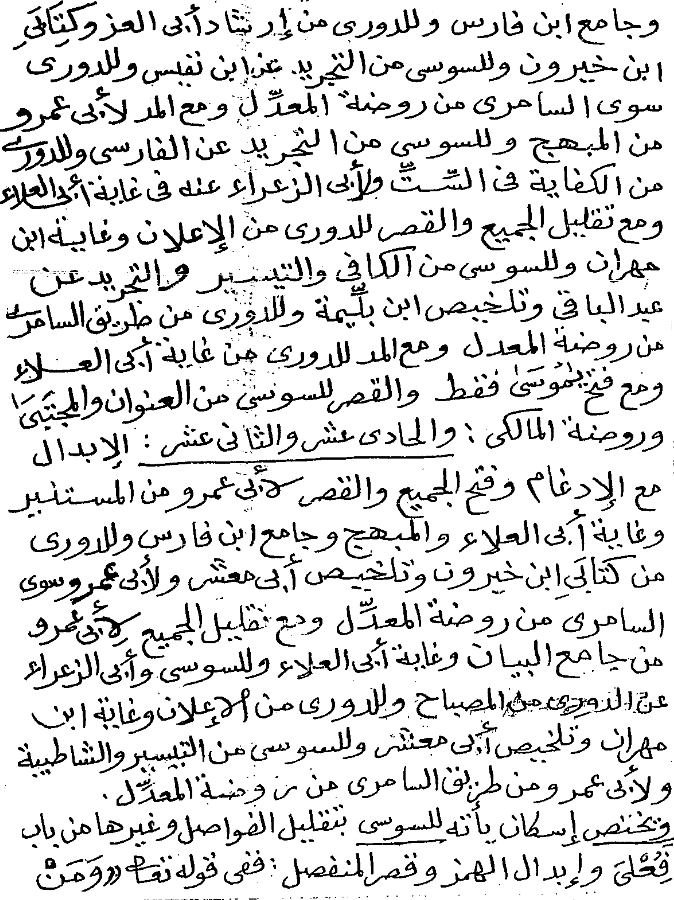
#> input picture images/dataset/Book4/Book4_00000207_B.png, 674 x 900 px, found by its file name
$ python mexican_hat_filter_experiment.py
#> lines starting #> are read from the running program, lines starting #| are printed output that depends on the picture
"""
Mexican Hat / Laplacian-of-Gaussian filter experiment.

This standalone script compares OpenCV Gaussian blur and SciPy Gaussian
filtering before applying a Laplacian filter to a manuscript image.
"""

import cv2 as cv
import matplotlib.pyplot as plt
from scipy.ndimage import gaussian_filter, laplace

SAMPLE_BOOK4_PAGE = "images/dataset/Book4/Book4_00000207_B.png"
SAMPLE_BOOK6_PAGE = "images/dataset/Book6/Book6_00000029_B.PNG"
SPOT_WITH_MISSING_LETTERS = "images/dataset/Book1/Book1_00000022_B.PNG"
SPOT_WITH_MISSING_LETTERS_ALT = "images/dataset/Book1/Book1_00000126_B.PNG"
MISSING_LETTERS_PAGE = "images/dataset/Book5/Book5_00000075_B.PNG"
MISSING_LETTERS_PAGE_ALT = "images/dataset/Book3/Book3_00000183_B.PNG"
MISSING_LETTERS_PAGE_ALT_2 = "images/dataset/Book1/Book1_00000182_A.PNG"
PAGE_WITH_SHADOW = "images/dataset/Book3/Book3_00000183_A.PNG"
PAGE_WITH_SHADOW_ALT = "images/dataset/Book2/Book2_000122_A.PNG"
BOLD_LETTERS_PAGE = "images/dataset/Book7/Book7_00000336_B.png"

# The Mexican Hat filter is closely related to the Laplacian of Gaussian.

# Load an example image
image_array = cv.imread(SAMPLE_BOOK4_PAGE, cv.IMREAD_GRAYSCALE)
#> image_array is the input picture: shape (900, 674); min 0, max 255, mean 220.2


# OpenCV GaussianBlur comparison.
blurred_image = cv.GaussianBlur(image_array.copy(), (11, 11), 0)
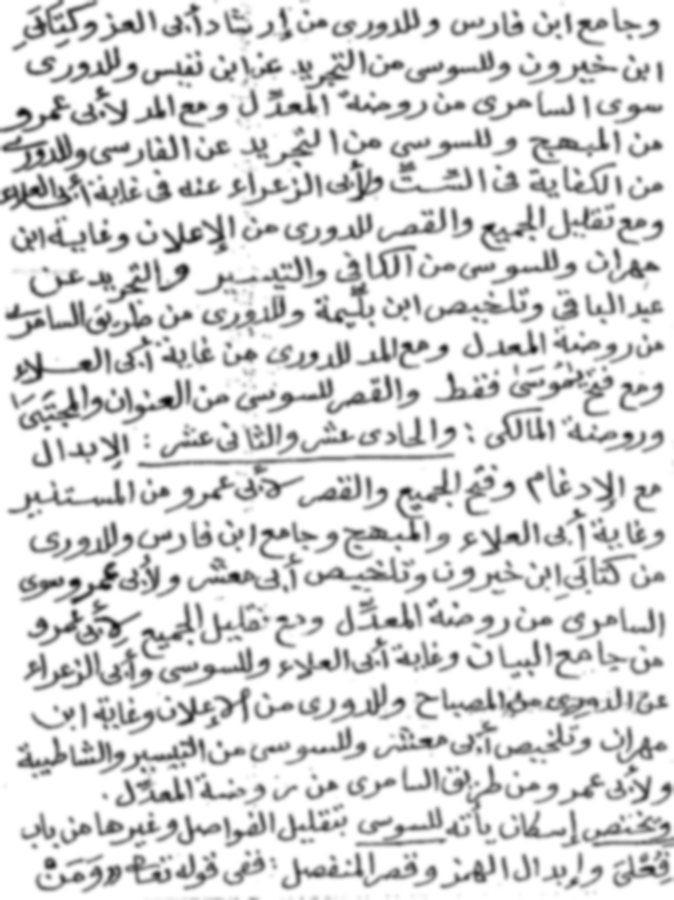
#> blurred_image: shape (900, 674); min 8, max 255, mean 220.2

cv.imshow("GaussianBlur", blurred_image)

# Apply Gaussian blur
blurred_image = gaussian_filter(image_array.copy(), sigma=2)

cv.imshow("gaussian_filter", blurred_image)
# blurred_image = image_array.copy()


# Apply Laplacian operator
mexican_hat_filtered = laplace(blurred_image)
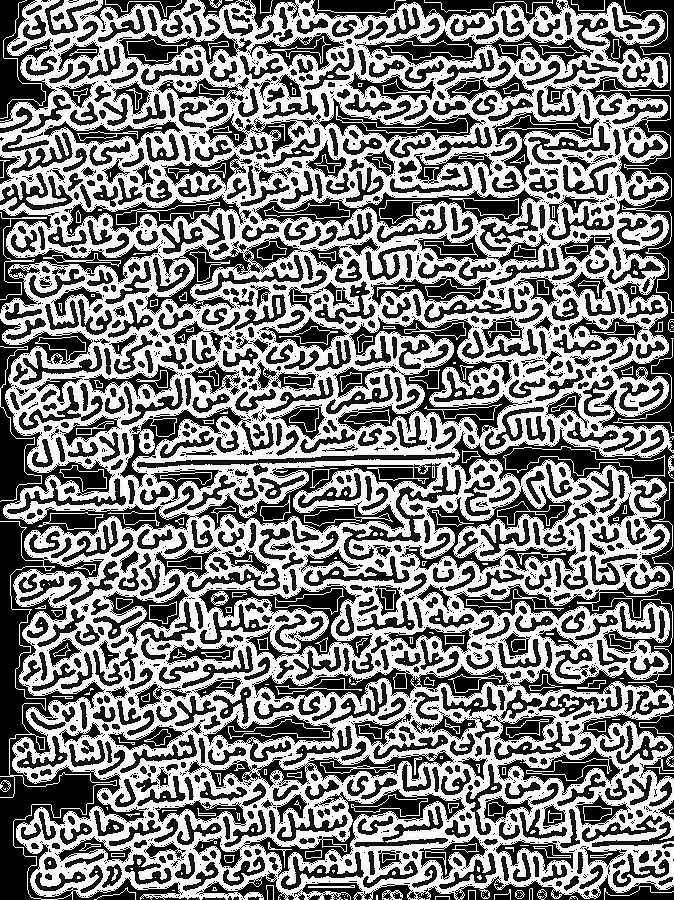
#> mexican_hat_filtered: shape (900, 674); min 0, max 255, mean 129.3

cv.imshow("mexican_hat_filtered", mexican_hat_filtered)

# Display the original and filtered images
plt.figure(figsize=(10, 5))

# [11 lines of commented-out code are left out]


cv.waitKey(0)

$ run again, with images/dataset/Book4/Book4_00000032_B.png copied over images/dataset/Book4/Book4_00000207_B.png
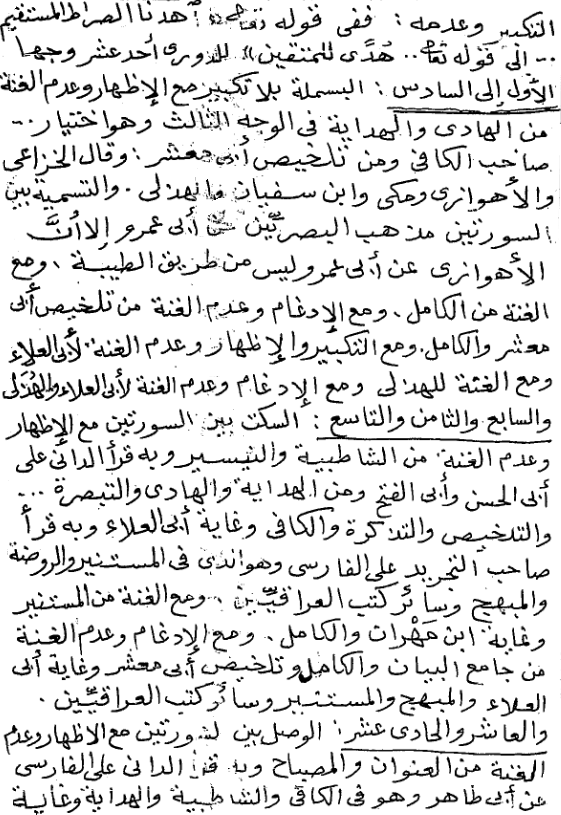
#> input picture images/dataset/Book4/Book4_00000032_B.png, 561 x 815 px, found by its file name
#> image_array is the input picture: shape (815, 561); min 0, max 255, mean 223.6
#> `blurred_image = cv.GaussianBlur(image_array.copy(), (11, 11), 0)`:
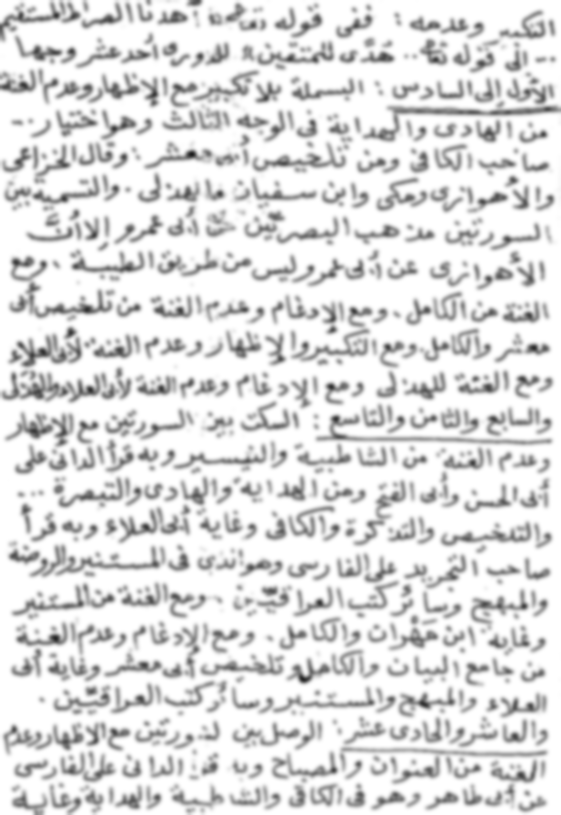
#> blurred_image: shape (815, 561); min 29, max 255, mean 223.6
#> `mexican_hat_filtered = laplace(blurred_image)`:
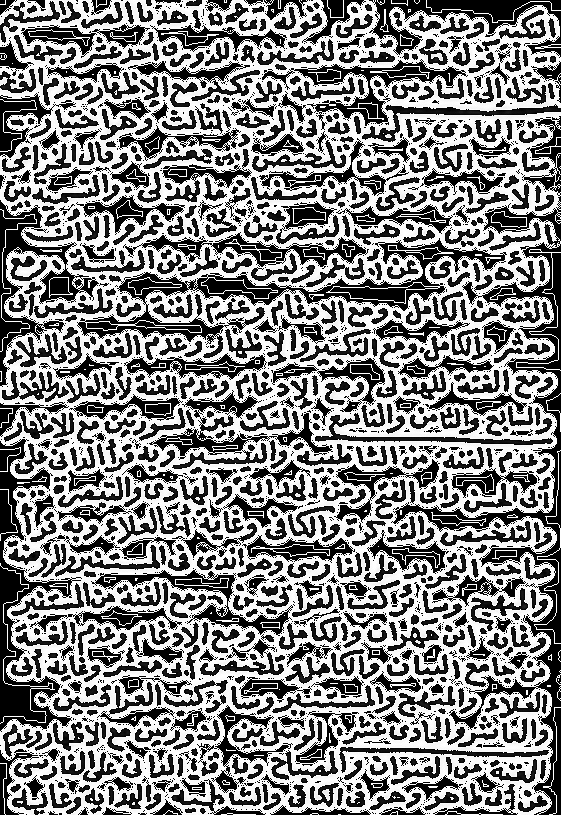
#> mexican_hat_filtered: shape (815, 561); min 0, max 255, mean 133

$ run again, with images/dataset/Book4/Book4_00000255_B.png copied over images/dataset/Book4/Book4_00000207_B.png
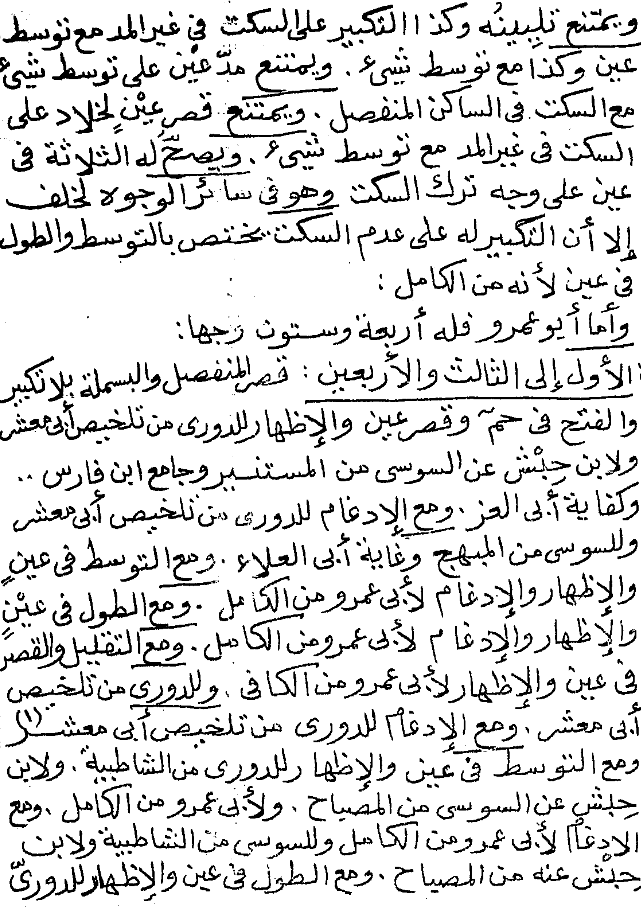
#> input picture images/dataset/Book4/Book4_00000255_B.png, 641 x 907 px, found by its file name
#> image_array is the input picture: shape (907, 641); min 0, max 255, mean 220.6
#> `blurred_image = cv.GaussianBlur(image_array.copy(), (11, 11), 0)`:
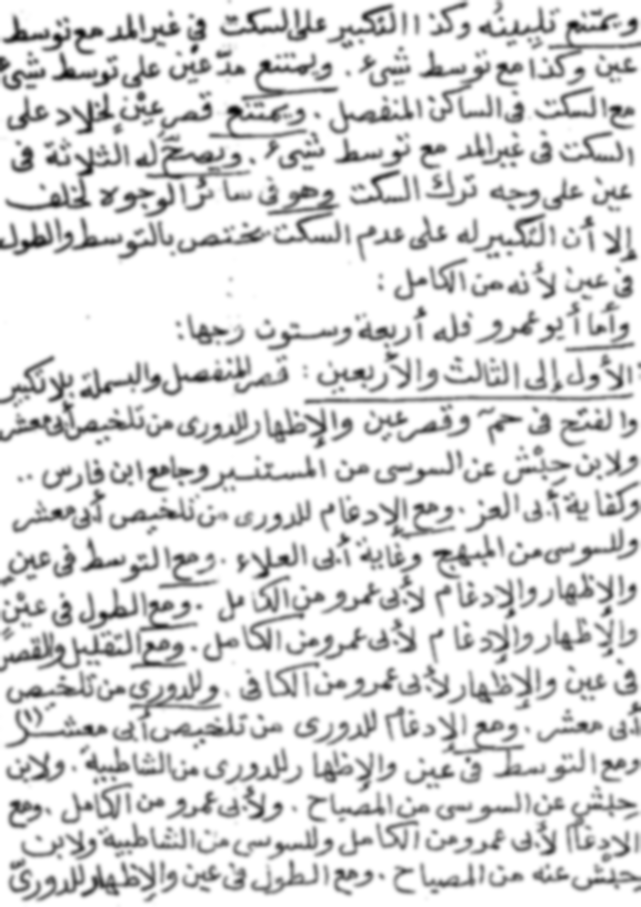
#> blurred_image: shape (907, 641); min 8, max 255, mean 220.6
#> `mexican_hat_filtered = laplace(blurred_image)`:
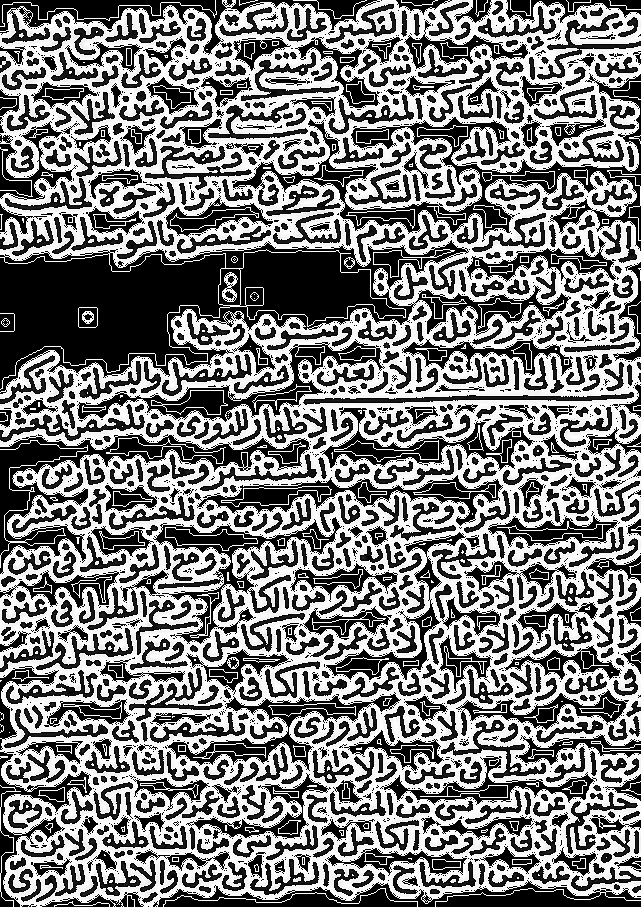
#> mexican_hat_filtered: shape (907, 641); min 0, max 255, mean 126.6

$ run again, with images/dataset/Book4/Book4_00000032_A.png copied over images/dataset/Book4/Book4_00000207_B.png
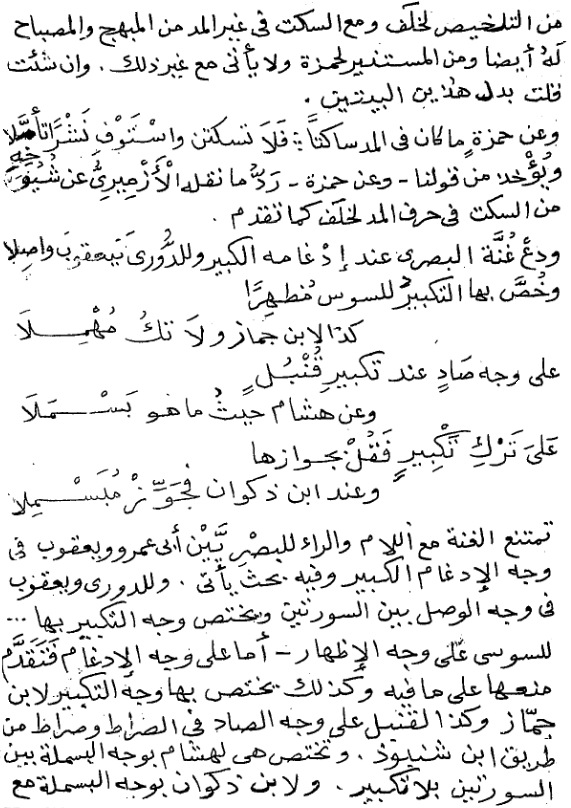
#> input picture images/dataset/Book4/Book4_00000032_A.png, 571 x 808 px, found by its file name
#> image_array is the input picture: shape (808, 571); min 0, max 255, mean 231.4
#> `blurred_image = cv.GaussianBlur(image_array.copy(), (11, 11), 0)`:
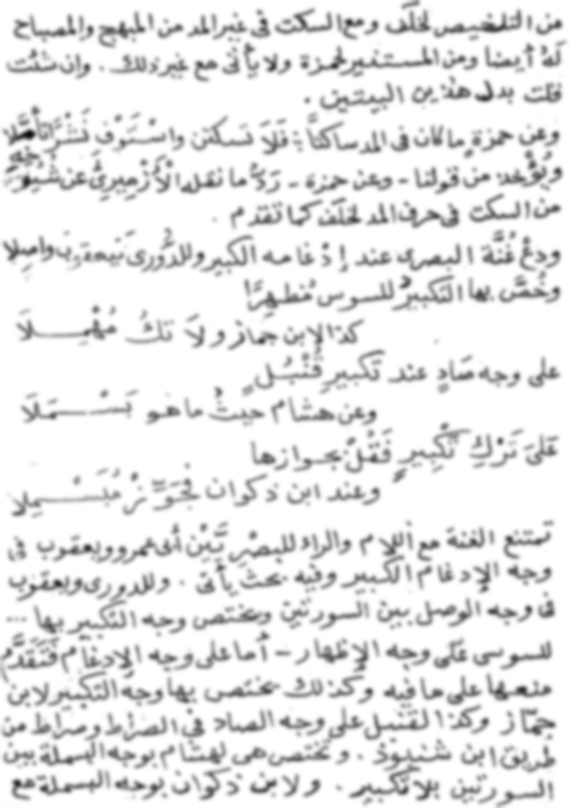
#> blurred_image: shape (808, 571); min 9, max 255, mean 231.4
#> `mexican_hat_filtered = laplace(blurred_image)`:
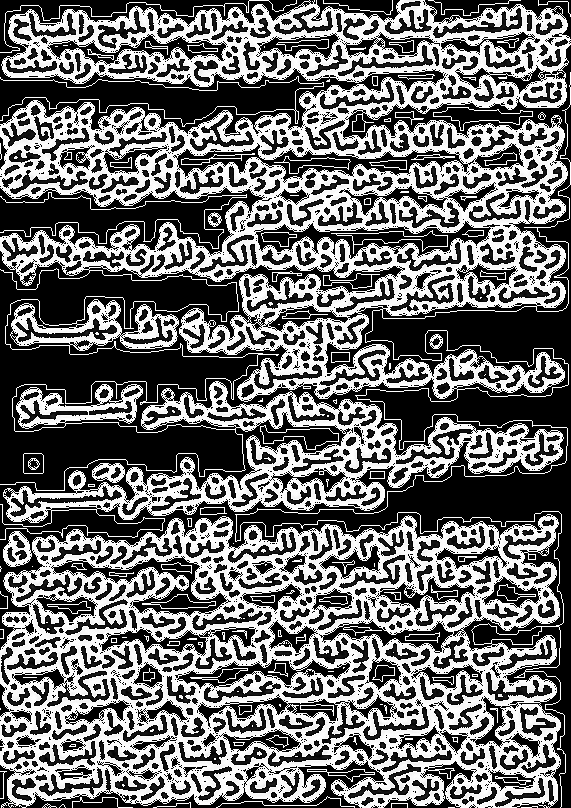
#> mexican_hat_filtered: shape (808, 571); min 0, max 255, mean 110.8
